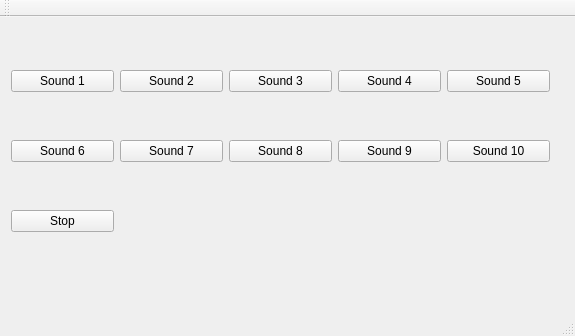
<?xml version="1.0" encoding="UTF-8"?>
<ui version="4.0">
 <class>MainWindow</class>
 <widget class="QMainWindow" name="MainWindow">
  <property name="geometry">
   <rect>
    <x>0</x>
    <y>0</y>
    <width>575</width>
    <height>336</height>
   </rect>
  </property>
  <property name="windowTitle">
   <string>MainWindow</string>
  </property>
  <widget class="QWidget" name="centralWidget">
   <widget class="QWidget" name="gridLayoutWidget">
    <property name="geometry">
     <rect>
      <x>0</x>
      <y>0</y>
      <width>561</width>
      <height>271</height>
     </rect>
    </property>
    <layout class="QGridLayout" name="gridLayout">
     <item row="0" column="4">
      <widget class="QPushButton" name="pushButton_5">
       <property name="text">
        <string>Sound 5</string>
       </property>
      </widget>
     </item>
     <item row="0" column="0">
      <widget class="QPushButton" name="pushButton">
       <property name="text">
        <string>Sound 1</string>
       </property>
      </widget>
     </item>
     <item row="0" column="1">
      <widget class="QPushButton" name="pushButton_2">
       <property name="text">
        <string>Sound 2</string>
       </property>
      </widget>
     </item>
     <item row="0" column="3">
      <widget class="QPushButton" name="pushButton_4">
       <property name="text">
        <string>Sound 4</string>
       </property>
      </widget>
     </item>
     <item row="0" column="2">
      <widget class="QPushButton" name="pushButton_3">
       <property name="text">
        <string>Sound 3</string>
       </property>
      </widget>
     </item>
     <item row="1" column="0">
      <widget class="QPushButton" name="pushButton_6">
       <property name="text">
        <string>Sound 6</string>
       </property>
      </widget>
     </item>
     <item row="1" column="1">
      <widget class="QPushButton" name="pushButton_7">
       <property name="text">
        <string>Sound 7</string>
       </property>
      </widget>
     </item>
     <item row="1" column="2">
      <widget class="QPushButton" name="pushButton_8">
       <property name="text">
        <string>Sound 8</string>
       </property>
      </widget>
     </item>
     <item row="1" column="3">
      <widget class="QPushButton" name="pushButton_9">
       <property name="text">
        <string>Sound 9</string>
       </property>
      </widget>
     </item>
     <item row="1" column="4">
      <widget class="QPushButton" name="pushButton_10">
       <property name="text">
        <string>Sound 10</string>
       </property>
      </widget>
     </item>
     <item row="2" column="0">
      <widget class="QPushButton" name="pushButton_11">
       <property name="text">
        <string>Stop</string>
       </property>
      </widget>
     </item>
    </layout>
   </widget>
  </widget>
  <widget class="QMenuBar" name="menuBar">
   <property name="geometry">
    <rect>
     <x>0</x>
     <y>0</y>
     <width>575</width>
     <height>26</height>
    </rect>
   </property>
  </widget>
  <widget class="QToolBar" name="mainToolBar">
   <attribute name="toolBarArea">
    <enum>TopToolBarArea</enum>
   </attribute>
   <attribute name="toolBarBreak">
    <bool>false</bool>
   </attribute>
  </widget>
  <widget class="QStatusBar" name="statusBar"/>
  <action name="actionOpen">
   <property name="text">
    <string>&amp;Open</string>
   </property>
  </action>
 </widget>
 <layoutdefault spacing="6" margin="11"/>
 <resources/>
 <connections/>
</ui>
